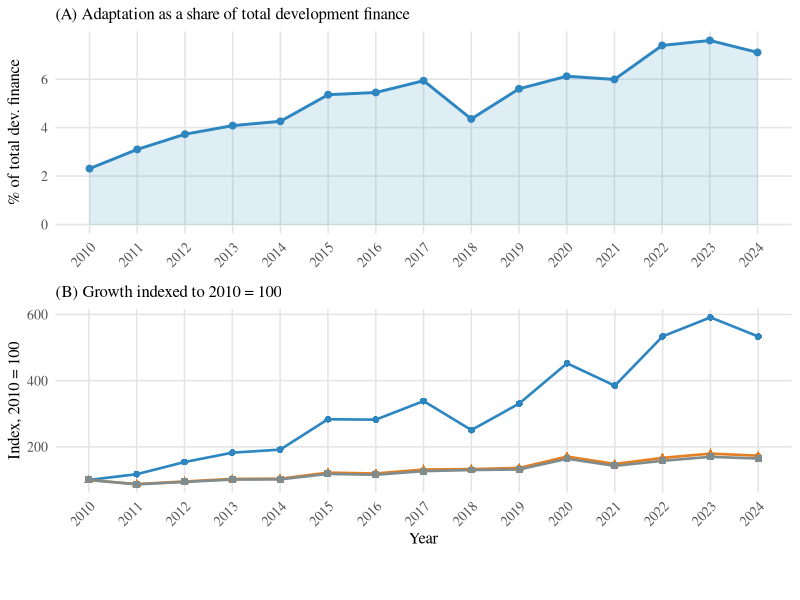
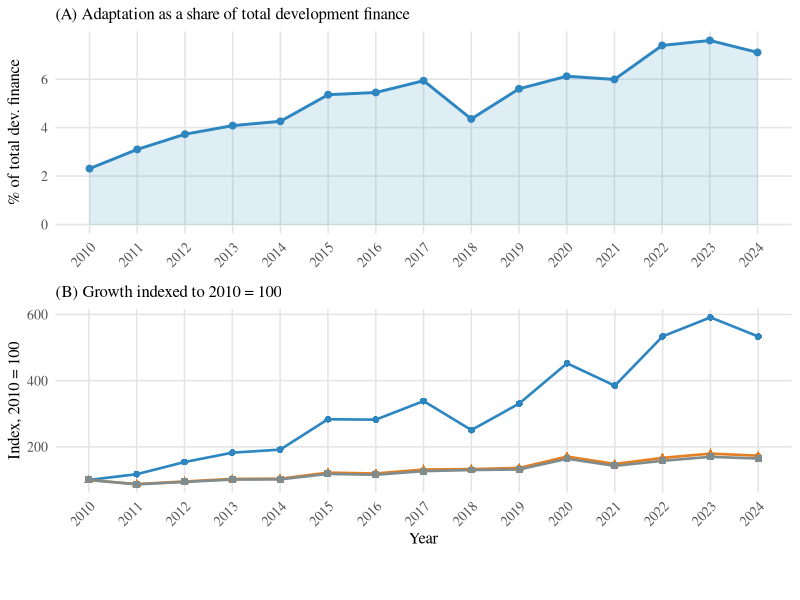
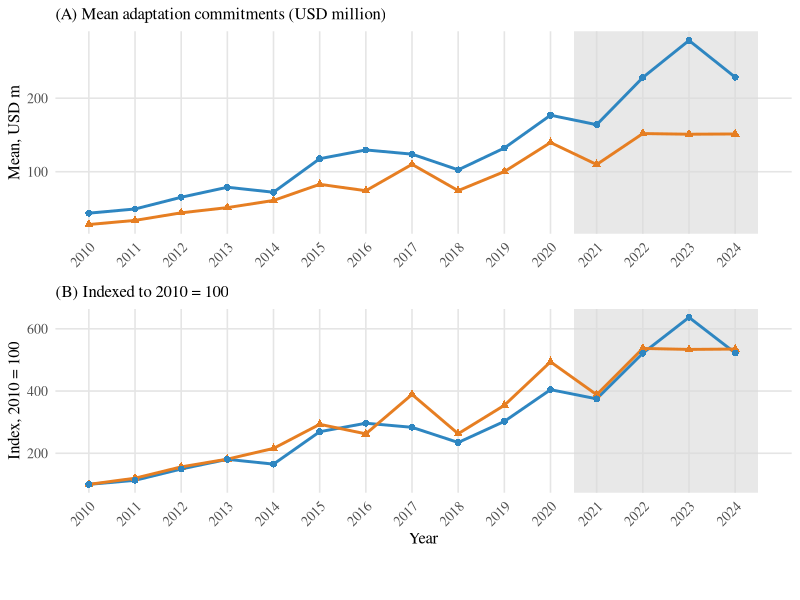
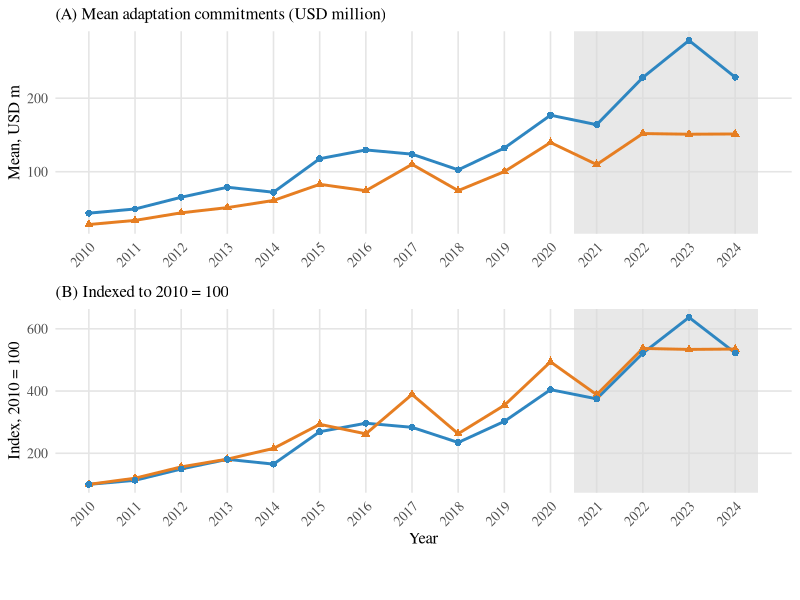

Recreate these plots in R, in order.
##############################################################################
# 12_group_figures.R
# Builds the two descriptive group figures --
# Figures/adaptation_marginal.pdf (main text, \label{fig:adapt_marginal}) and
# Figures/adopter_vs_never.pdf (appendix, \label{fig:adopter_groups}). The
# original versions (July 2026) were made outside the pipeline; this script
# recreates them from the processed panel on
# disk and reproduces the numbers already locked into the manuscript's captions
# (verified below; do not edit those captions from this script).
#
# STATUS: wired into run_all.R as stage 12 (see run_all.R header/pipeline list).
# Self-contained given that 01_prepare_data.R has produced
# data/processed/simple_panel_wgi.csv; duplicates small pieces of 02's
# theme_paper() rather than sourcing 02, per the project's convention that
# stage scripts do not source one another (see 04_robustness.R §1).
#
# Inputs : data/processed/simple_panel_wgi.csv
# Outputs:
#   output/figures/group/adaptation_marginal.pdf   (Figure, main text)
#   output/figures/group/adaptation_marginal.png   (preview mirror)
#   output/figures/group/adopter_vs_never.pdf      (Figure, appendix)
#   output/figures/group/adopter_vs_never.png      (preview mirror)
#   -> copied (flattened, no "group/" subfolder) to:
#      paper/Figures/adaptation_marginal.pdf
#      paper/Figures/adaptation_marginal.png
#      paper/Figures/adopter_vs_never.pdf
#      paper/Figures/adopter_vs_never.png
#
# ============================================================
# Paper-to-Code Naming Map
# ============================================================
# Paper Notation / caption quantity          | Code name(s)
# Adaptation-marked commitments               | commitments
# Total development-finance commitments       | commitments_all
# Non-adaptation commitments                   | commitments_nonadapt
# Adaptation share of total (%)                 | share_pct  = commitments / commitments_all * 100
# Growth index, 2010 = 100                      | idx_adapt, idx_total, idx_nonadapt
# NAP adoption cohort (first-submission year)   | nap_year (0/NA = never-treated)
# Ever-adopter indicator                        | ever_adopter = any(!is.na(nap_year) & nap_year > 0) by recipient_name
# Never-adopter indicator                       | !ever_adopter
# Mean adaptation commitments by group          | mean_commit
# Group growth index, 2010 = 100                 | idx_mean
# 2021-2024 main adoption-wave shading           | ADOPTION_WAVE_START / END (constants below)
# ============================================================
#
# The caption values are printed at the end of this script ("Caption values").
##############################################################################

##############################################################################
# §0. PACKAGES
##############################################################################

library(here)
library(dplyr)
library(ggplot2)
library(cowplot)

# titles go in the LaTeX caption
set.seed(20240601)

##############################################################################
# §0b. Helper: copy_to_paper_flat()
# Mirrors a file from output/figures/group/<name> to paper/Figures/<name>,
# dropping the "group/" subfolder so the manuscript's flat
# \includegraphics{Figures/adaptation_marginal.pdf} reference keeps working.
##############################################################################

copy_to_paper_flat <- function(out_path) {
  if (!dir.exists(here("paper"))) {  # stand-alone replication package: no paper/
    message("paper/ not found -- exhibits are left in output/ only")
    return(invisible(NULL))
  }
  dest <- here("paper", "Figures", basename(out_path))
  dir.create(dirname(dest), recursive = TRUE, showWarnings = FALSE)
  file.copy(out_path, dest, overwrite = TRUE)
  message("Mirrored to: ", dest)
  invisible(dest)
}

##############################################################################
# §0d. Helper: combine_panels()
# Stacks two ggplot panels vertically with a single shared bottom legend,
# using cowplot (a pinned dependency in renv.lock; patchwork is not, so
# renv::restore() installs everything this script needs). legend_from selects
# which panel's legend to reuse
# (only relevant when the two panels' legends are identical or one panel
# has no legend at all, as is the case for both figures built below).
##############################################################################

combine_panels <- function(p_top, p_bottom, legend_from = p_bottom) {
  legend   <- cowplot::get_legend(legend_from + theme(legend.position = "bottom"))
  body     <- cowplot::plot_grid(
    p_top + theme(legend.position = "none"),
    p_bottom + theme(legend.position = "none"),
    ncol = 1L, align = "v"
  )
  cowplot::plot_grid(body, legend, ncol = 1L, rel_heights = c(1, 0.08))
}

##############################################################################
# §0c. Shared theme (serif, no in-figure titles beyond panel labels)
##############################################################################

theme_group <- function(base_size = 12) {
  theme_minimal(base_size = base_size) +
    theme(
      text              = element_text(family = "serif", size = base_size),
      plot.title        = element_text(size = base_size, hjust = 0, face = "plain"),
      axis.title        = element_text(size = base_size),
      axis.text         = element_text(size = base_size - 2),
      axis.text.x       = element_text(angle = 45, hjust = 1),
      legend.position   = "bottom",
      legend.title      = element_blank(),
      panel.grid.minor  = element_blank(),
      panel.grid.major  = element_line(color = "gray90")
    )
}

# Project palette (matches code/02_descriptive_stats.R and
# code/07_principal_and_share.R): blue / orange / gray, each additionally
# distinguished by point shape so the figures read in grayscale.
PAL_ADAPT      <- "#2E86C1"
PAL_TOTAL      <- "#E67E22"
PAL_NONADAPT   <- "#7F8C8D"

##############################################################################
# §1. Load processed panel
##############################################################################

message("\n=== 12_group_figures.R: loading panel ===\n")

panel <- read.csv(here("data", "processed", "simple_panel_wgi.csv"),
                   stringsAsFactors = FALSE)

FIG_START <- 2010L
FIG_END   <- 2024L

panel_fig <- panel %>% filter(year >= FIG_START, year <= FIG_END)

dir.create(here("output", "figures", "group"), recursive = TRUE, showWarnings = FALSE)

##############################################################################
# §2. Figure: adaptation_marginal.pdf
#   Panel A -- adaptation-marked commitments as a share of total
#              development-finance commitments, by year.
#   Panel B -- adaptation / total / non-adaptation commitments indexed to
#              their FIG_START (2010) value.
##############################################################################

message("Building adaptation_marginal figure ...")

yearly_marginal <- panel_fig %>%
  group_by(year) %>%
  summarise(
    commitments          = sum(commitments,          na.rm = TRUE),
    commitments_all       = sum(commitments_all,       na.rm = TRUE),
    commitments_nonadapt  = sum(commitments_nonadapt,  na.rm = TRUE),
    .groups = "drop"
  ) %>%
  mutate(share_pct = commitments / commitments_all * 100)

base_adapt     <- yearly_marginal$commitments[yearly_marginal$year == FIG_START]
base_total     <- yearly_marginal$commitments_all[yearly_marginal$year == FIG_START]
base_nonadapt  <- yearly_marginal$commitments_nonadapt[yearly_marginal$year == FIG_START]

yearly_marginal <- yearly_marginal %>%
  mutate(
    idx_adapt    = commitments / base_adapt * 100,
    idx_total    = commitments_all / base_total * 100,
    idx_nonadapt = commitments_nonadapt / base_nonadapt * 100
  )

# Numbers-in-caption check (printed, not asserted -- see header verification
# block; kept here so a future rerun on updated data surfaces any drift).
share_2010     <- yearly_marginal$share_pct[yearly_marginal$year == FIG_START]
share_2024     <- yearly_marginal$share_pct[yearly_marginal$year == FIG_END]
share_pooled   <- sum(yearly_marginal$commitments) / sum(yearly_marginal$commitments_all) * 100
growth_adapt   <- yearly_marginal$idx_adapt[yearly_marginal$year == FIG_END] / 100
growth_total   <- yearly_marginal$idx_total[yearly_marginal$year == FIG_END] / 100
message(sprintf(
  paste0("  share %.0f = %.2f%% | share %.0f = %.2f%% | pooled avg = %.2f%% | ",
         "adaptation growth x%.2f | total growth x%.2f"),
  FIG_START, share_2010, FIG_END, share_2024, share_pooled, growth_adapt, growth_total
))

p_marginal_A <- ggplot(yearly_marginal, aes(x = year, y = share_pct)) +
  geom_area(fill = PAL_ADAPT, alpha = 0.15) +
  geom_line(color = PAL_ADAPT, linewidth = 1) +
  geom_point(color = PAL_ADAPT, size = 2) +
  scale_x_continuous(breaks = FIG_START:FIG_END) +
  scale_y_continuous(limits = c(0, NA)) +
  labs(title = "(A) Adaptation as a share of total development finance",
       x = NULL, y = "% of total dev. finance") +
  theme_group()

idx_long <- bind_rows(
  yearly_marginal %>% transmute(year, value = idx_adapt,    series = "Adaptation"),
  yearly_marginal %>% transmute(year, value = idx_total,    series = "Total"),
  yearly_marginal %>% transmute(year, value = idx_nonadapt, series = "Non-adaptation")
) %>%
  mutate(series = factor(series, levels = c("Adaptation", "Total", "Non-adaptation")))

p_marginal_B <- ggplot(idx_long, aes(x = year, y = value, colour = series,
                                      shape = series, linetype = series)) +
  geom_line(linewidth = 0.9) +
  geom_point(size = 2) +
  scale_colour_manual(values = c(
    "Adaptation" = PAL_ADAPT, "Total" = PAL_TOTAL, "Non-adaptation" = PAL_NONADAPT
  )) +
  scale_shape_manual(values = c(
    "Adaptation" = 16, "Total" = 17, "Non-adaptation" = 15
  )) +
  scale_linetype_manual(values = c(
    "Adaptation" = "solid", "Total" = "solid", "Non-adaptation" = "solid"
  )) +
  scale_x_continuous(breaks = FIG_START:FIG_END) +
  labs(title = "(B) Growth indexed to 2010 = 100",
       x = "Year", y = "Index, 2010 = 100") +
  theme_group()

p_marginal <- combine_panels(p_marginal_A, p_marginal_B)

fig_marginal_pdf <- here("output", "figures", "group", "adaptation_marginal.pdf")
fig_marginal_png <- here("output", "figures", "group", "adaptation_marginal.png")
ggsave(fig_marginal_pdf, p_marginal, width = 7.5, height = 8, device = cairo_pdf)
ggsave(fig_marginal_png, p_marginal, width = 7.5, height = 8, dpi = 300)
message("Saved: ", fig_marginal_pdf)
copy_to_paper_flat(fig_marginal_pdf)
copy_to_paper_flat(fig_marginal_png)

##############################################################################
# §3. Figure: adopter_vs_never.pdf
#   Panel A -- mean adaptation commitments (USD million) for ever-adopters
#              vs. never-adopters, by year.
#   Panel B -- same two series indexed to their FIG_START (2010) value.
#   Shaded band marks the 2021-2024 main adoption wave.
##############################################################################

message("Building adopter_vs_never figure ...")

ADOPTION_WAVE_START <- 2020.5
ADOPTION_WAVE_END   <- FIG_END + 0.5

# Ever-adopter status is computed at the recipient level (any row with a
# NAP year), so the classification never depends on a single row.
group_lookup <- panel %>%
  group_by(recipient_name) %>%
  summarise(ever_adopter = any(!is.na(nap_year) & nap_year > 0), .groups = "drop")

n_ever  <- sum(group_lookup$ever_adopter)
n_never <- sum(!group_lookup$ever_adopter)
message(sprintf("  n ever-adopters = %d | n never-adopters = %d", n_ever, n_never))

panel_groups <- panel_fig %>%
  left_join(group_lookup, by = "recipient_name")

yearly_groups <- panel_groups %>%
  group_by(ever_adopter, year) %>%
  summarise(mean_commit = mean(commitments, na.rm = TRUE), .groups = "drop") %>%
  mutate(group_label = if_else(
    ever_adopter,
    sprintf("Ever-adopter (n=%d)", n_ever),
    sprintf("Never-adopter (n=%d)", n_never)
  ))

base_by_group <- yearly_groups %>%
  filter(year == FIG_START) %>%
  select(ever_adopter, base_commit = mean_commit)

yearly_groups <- yearly_groups %>%
  left_join(base_by_group, by = "ever_adopter") %>%
  mutate(idx_mean = mean_commit / base_commit * 100)

growth_ever  <- yearly_groups %>% filter(ever_adopter)  %>% filter(year == FIG_END) %>% pull(idx_mean) / 100
growth_never <- yearly_groups %>% filter(!ever_adopter) %>% filter(year == FIG_END) %>% pull(idx_mean) / 100
message(sprintf("  ever-adopter growth x%.2f | never-adopter growth x%.2f",
                 growth_ever, growth_never))

group_levels <- c(sprintf("Ever-adopter (n=%d)", n_ever), sprintf("Never-adopter (n=%d)", n_never))
yearly_groups <- yearly_groups %>% mutate(group_label = factor(group_label, levels = group_levels))

p_groups_A <- ggplot(yearly_groups, aes(x = year, y = mean_commit,
                                         colour = group_label, shape = group_label)) +
  annotate("rect", xmin = ADOPTION_WAVE_START, xmax = ADOPTION_WAVE_END,
           ymin = -Inf, ymax = Inf, fill = "grey85", alpha = 0.6) +
  geom_line(linewidth = 1) +
  geom_point(size = 2) +
  scale_colour_manual(values = c(PAL_ADAPT, PAL_TOTAL)) +
  scale_shape_manual(values = c(16, 17)) +
  scale_x_continuous(breaks = FIG_START:FIG_END) +
  labs(title = "(A) Mean adaptation commitments (USD million)",
       x = NULL, y = "Mean, USD m") +
  theme_group()

p_groups_B <- ggplot(yearly_groups, aes(x = year, y = idx_mean,
                                         colour = group_label, shape = group_label)) +
  annotate("rect", xmin = ADOPTION_WAVE_START, xmax = ADOPTION_WAVE_END,
           ymin = -Inf, ymax = Inf, fill = "grey85", alpha = 0.6) +
  geom_line(linewidth = 1) +
  geom_point(size = 2) +
  scale_colour_manual(values = c(PAL_ADAPT, PAL_TOTAL)) +
  scale_shape_manual(values = c(16, 17)) +
  scale_x_continuous(breaks = FIG_START:FIG_END) +
  labs(title = "(B) Indexed to 2010 = 100",
       x = "Year", y = "Index, 2010 = 100") +
  theme_group()

p_groups <- combine_panels(p_groups_A, p_groups_B)

fig_groups_pdf <- here("output", "figures", "group", "adopter_vs_never.pdf")
fig_groups_png <- here("output", "figures", "group", "adopter_vs_never.png")
ggsave(fig_groups_pdf, p_groups, width = 7.5, height = 8, device = cairo_pdf)
ggsave(fig_groups_png, p_groups, width = 7.5, height = 8, dpi = 300)
message("Saved: ", fig_groups_pdf)
copy_to_paper_flat(fig_groups_pdf)
copy_to_paper_flat(fig_groups_png)

message("\n=== 12_group_figures.R complete ===\n")
# Values quoted in the captions of fig:adapt_marginal and fig:adopter_groups.
message(sprintf(paste0(
  "Caption values:\n",
  "  adaptation_marginal: share %.0f = %.2f%%, share %.0f = %.2f%%, pooled share = %.2f%%, ",
  "adaptation growth x%.2f, total growth x%.2f\n",
  "  adopter_vs_never: %d ever-adopters, %d never-adopters, ",
  "ever growth x%.2f, never growth x%.2f"),
  FIG_START, share_2010, FIG_END, share_2024, share_pooled, growth_adapt, growth_total,
  n_ever, n_never, growth_ever, growth_never
))
